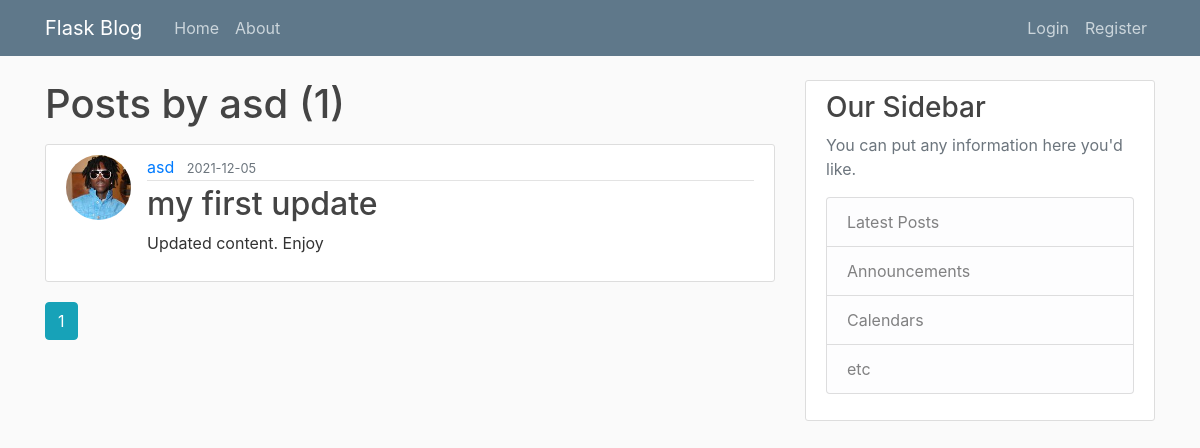
The page /user/asd on the database as committed earlier.
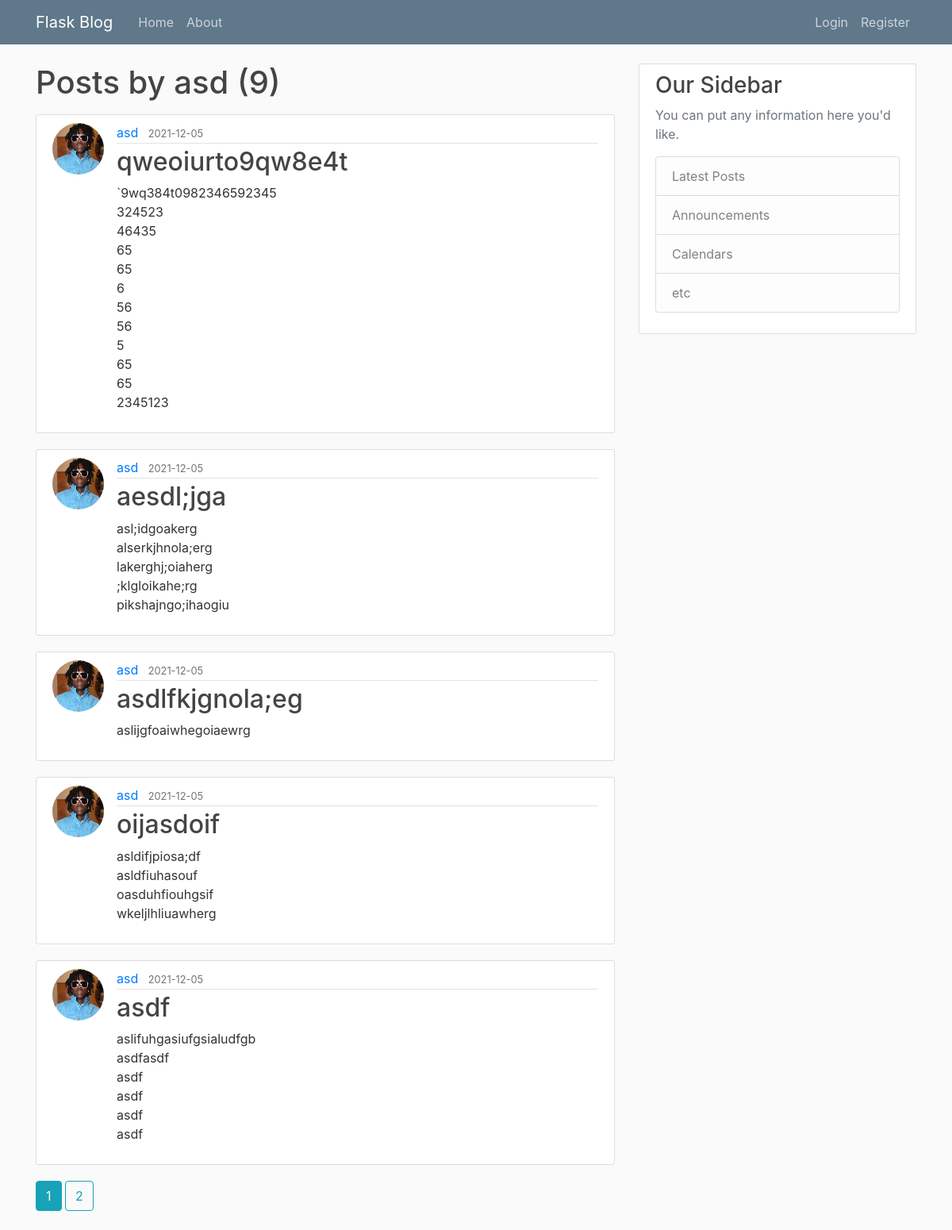
The same page on the database as committed later.
### flaskblog/models.py (models this page shows, shortened)
class User(db.Model, UserMixin):
    id = db.Column(db.Integer, primary_key=True)
    username = db.Column(db.String(20), unique=True, nullable=False)
    email = db.Column(db.String(120), unique=True, nullable=False)
    image_file = db.Column(db.String(20), nullable=False, default='default.jpg')
    password = db.Column(db.String(60), nullable=False)
    posts = db.relationship('Post', backref='author', lazy=True)

class Post(db.Model):
    id = db.Column(db.Integer, primary_key=True)
    title = db.Column(db.String(100))
    date_posted = db.Column(db.DateTime, nullable=False, default=datetime.utcnow)
    content = db.Column(db.Text, nullable=False)
    user_id = db.Column(db.Integer, db.ForeignKey('user.id'), nullable=False)

### flaskblog/routes.py (the view)
@app.route("/user/<string:username>")
def user_posts(username):
    page = request.args.get('page', 1, type=int)
    user = User.query.filter_by(username=username).first_or_404()
    posts = Post.query.filter_by(author=user)\
        .order_by(Post.date_posted.desc())\
        .paginate(page=page, per_page=5)
    return render_template('user_posts.html', posts=posts, user=user)

### flaskblog/templates/user_posts.html
{% extends "layout.html" %}
{% block content %}
    <h1 class="mb-3">Posts by {{ user.username }} ({{ posts.total }})</h1>
    {% for post in posts.items %}
        <article class="media content-section">
            <img class="rounded-circle article-img" src="{{ url_for('static', filename='profile_pics/' + post.author.image_file) }}">
            <div class="media-body">
            <div class="article-metadata">
                <a class="mr-2" href="{{ url_for('user_posts', username=post.author.username) }}">{{ post.author.username }}</a>
                <small class="text-muted">{{ post.date_posted.strftime('%Y-%m-%d') }}</small>
            </div>
            <h2><a class="article-title" href="{{ url_for('post', post_id=post.id) }}">{{ post.title }}</a></h2>
            <p class="article-content">{{ post.content }}</p>
            </div>
        </article>
    {% endfor %}
    {% for page_num in posts.iter_pages() %}
        {% if page_num %}
            {% if posts.page == page_num %}
            <a class="btn btn-info mb-4" href="{{ url_for('user_posts', username=user.username, page=page_num) }}">{{ page_num }}</a>
            {% else %}
            <a class="btn btn-outline-info mb-4" href="{{ url_for('user_posts', username=user.username, page=page_num) }}">{{ page_num }}</a>
            {% endif %}
        {% else %}
            ...
        {% endif %}
    {% endfor %}
{% endblock content %}

### flaskblog/templates/layout.html (shortened to what this page needs)
<!DOCTYPE html>
<html>
    <head>
        <link rel="stylesheet" href="https://stackpath.bootstrapcdn.com/bootstrap/4.3.1/css/bootstrap.min.css">
        <link rel="stylesheet" type="text/css" href="{{ url_for('static', filename='main.css') }}">
    </head>
    <body>
        <header class="site-header">
            <nav class="navbar navbar-expand-md navbar-dark bg-steel fixed-top">
              <div class="container">
                <a class="navbar-brand mr-4" href="/">Flask Blog</a>
                <div class="collapse navbar-collapse" id="navbarToggle">
                  <div class="navbar-nav mr-auto">
                    <a class="nav-item nav-link" href="{{ url_for('home_page') }}">Home</a>
                    <a class="nav-item nav-link" href="{{ url_for('about_page') }}">About</a>
                  </div>
                  <div class="navbar-nav">
                    {% if current_user.is_authenticated %}
                      <a class="nav-item nav-link" href="{{ url_for('new_post') }}">New Post</a>
                      <a class="nav-item nav-link" href="{{ url_for('account') }}">Account</a>
                      <a class="nav-item nav-link" href="{{ url_for('logout') }}">Logout</a>
                    {% else %}
                      <a class="nav-item nav-link" href="{{ url_for('login') }}">Login</a>
                      <a class="nav-item nav-link" href="{{ url_for('register') }}">Register</a>
                    {% endif %}
                  </div>
                </div>
              </div>
            </nav>
          </header>
          <main role="main" class="container">
            <div class="row">
              <div class="col-md-8">
                {% block content %}{% endblock %}
              </div>
              <div class="col-md-4">
                <div class="content-section">
                  <h3>Our Sidebar</h3>
                  <p class='text-muted'>You can put any information here you'd like.
                    <ul class="list-group">
                      <li class="list-group-item list-group-item-light">Latest Posts</li>
                      <li class="list-group-item list-group-item-light">Announcements</li>
                      <li class="list-group-item list-group-item-light">Calendars</li>
                      <li class="list-group-item list-group-item-light">etc</li>
                    </ul>
                  </p>
                </div>
              </div>
            </div>
          </main>
    </body>
</html>

### flaskblog/static/main.css (style rules this page uses)
body { background: #fafafa; color: #333333; margin-top: 5rem; }
h1, h2, h3, h4, h5, h6 { color: #444444; }
.bg-steel { background-color: #5f788a; }
.site-header .navbar-nav .nav-link { color: #cbd5db; }
.content-section { background: #ffffff; padding: 10px 20px; border: 1px solid #dddddd; border-radius: 3px; margin-bottom: 20px; }
.article-title { color: #444444; }
.article-content { white-space: pre-line; }
.article-img { height: 65px; width: 65px; margin-right: 16px; }
.article-metadata { padding-bottom: 1px; margin-bottom: 4px; border-bottom: 1px solid #e3e3e3 }

Rows that differ between the two databases and show on the page:
no longer on this page (row unchanged): Post: image_file (picture), author.username "asd", date_posted "2021-12-05", title "my first update", content "Updated content. Enjoy"
added Post: image_file (picture), author.username "asd", date_posted "2021-12-05", title "qweoiurto9qw8e4t", content "`9wq384t0982346592345 324523 46435 65 65 6 56 56 5 65 65 2345123"
added Post: image_file (picture), author.username "asd", date_posted "2021-12-05", title "aesdl;jga", content "asl;idgoakerg alserkjhnola;erg lakerghj;oiaherg ;klgloikahe;rg pikshajngo;ihaogiu"
added Post: image_file (picture), author.username "asd", date_posted "2021-12-05", title "asdlfkjgnola;eg", content "aslijgfoaiwhegoiaewrg"
added Post: image_file (picture), author.username "asd", date_posted "2021-12-05", title "oijasdoif", content "asldifjpiosa;df asldfiuhasouf oasduhfiouhgsif wkeljlhliuawherg"
added Post: image_file (picture), author.username "asd", date_posted "2021-12-05", title "asdf", content "aslifuhgasiufgsialudfgb asdfasdf asdf asdf asdf asdf"
Other text that changed with them:
{{ posts.total }}: "1" → "9"
new list line: "2"
